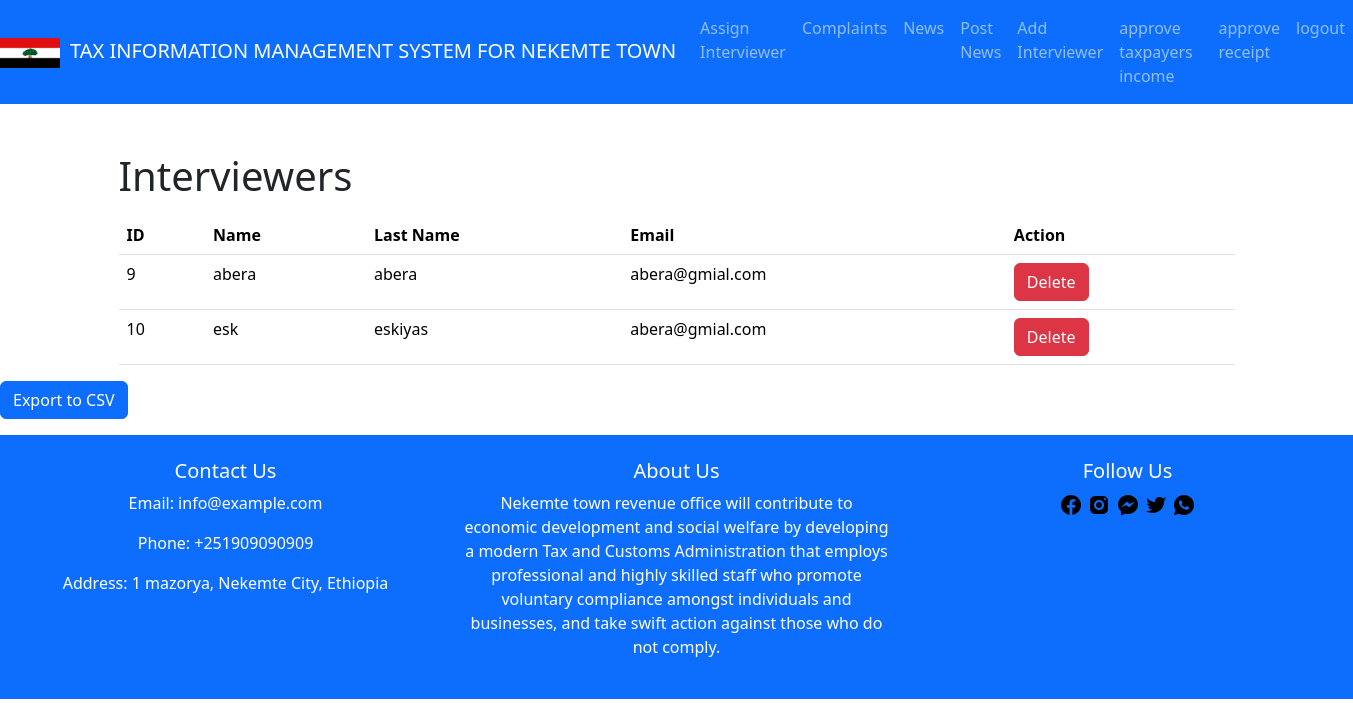
The app's page /admin/display_interviews.php (signed in) with its own data.
### tables this page shows
CREATE TABLE `interviewers` (
  `id` int(11) NOT NULL,
  `first_name` varchar(50) NOT NULL,
  `last_name` varchar(50) NOT NULL,
  `username` varchar(50) NOT NULL,
  `email` varchar(100) NOT NULL,
  `password` varchar(255) NOT NULL,
  `created_at` timestamp NOT NULL DEFAULT current_timestamp()
);

### admin/display_interviews.php (the view, shortened to what this page needs)
<?php
include 'connection/header.php';
include '../connection/connection.php';
$interviewersQuery = "SELECT * FROM interviewers";
$interviewersResult = $conn->query($interviewersQuery);
?>
<div class="container mt-4">
    <h1 class="mt-5">Interviewers</h1>
    <div class="row mt-3">
        <div class="col-md-12">
            <table class="table">
                <thead>
                    <tr>
                        <th>ID</th>
                        <th>Name</th>
                        <th>Last Name</th>
                        <th>Email</th>
                        <th>Action</th>
                    </tr>
                </thead>
                <tbody>
                    <?php
                    if ($interviewersResult->num_rows > 0) {
                        while ($row = $interviewersResult->fetch_assoc()) {
                            ?>
                            <tr>
                                <td><?php echo $row['id']; ?></td>
                                <td><?php echo $row['first_name']; ?></td>
                                <td><?php echo $row['last_name']; ?></td>
                                <td><?php echo $row['email']; ?></td>
                                <td>
                                    <a href="delete_interviewer.php?action=delete&id=<?php echo $row['id']; ?>" class="btn btn-danger" onclick="return confirm('Are you sure you want to delete this interviewer?')">Delete</a>
                                </td>
                            </tr>
                            <?php
                        }
                    } else {
                        ?>
                        <tr>
                            <td colspan="4">No interviewers found.</td>
                        </tr>
                        <?php
                    }
                    ?>
                </tbody>
            </table>
        </div>
    </div>
</div>
<div>
<form method="post" action="export_interviewers.php">
        <button type="submit" class="btn btn-primary">Export to CSV</button>
    </form>
    </div>
<?php include '../connection/footer.php';  ?>
</body>
</html>

### records on screen
interviewers: id "9", first_name "abera", last_name "abera", email "abera@gmial.com"
interviewers: id "10", first_name "esk", last_name "eskiyas", email "abera@gmial.com"
